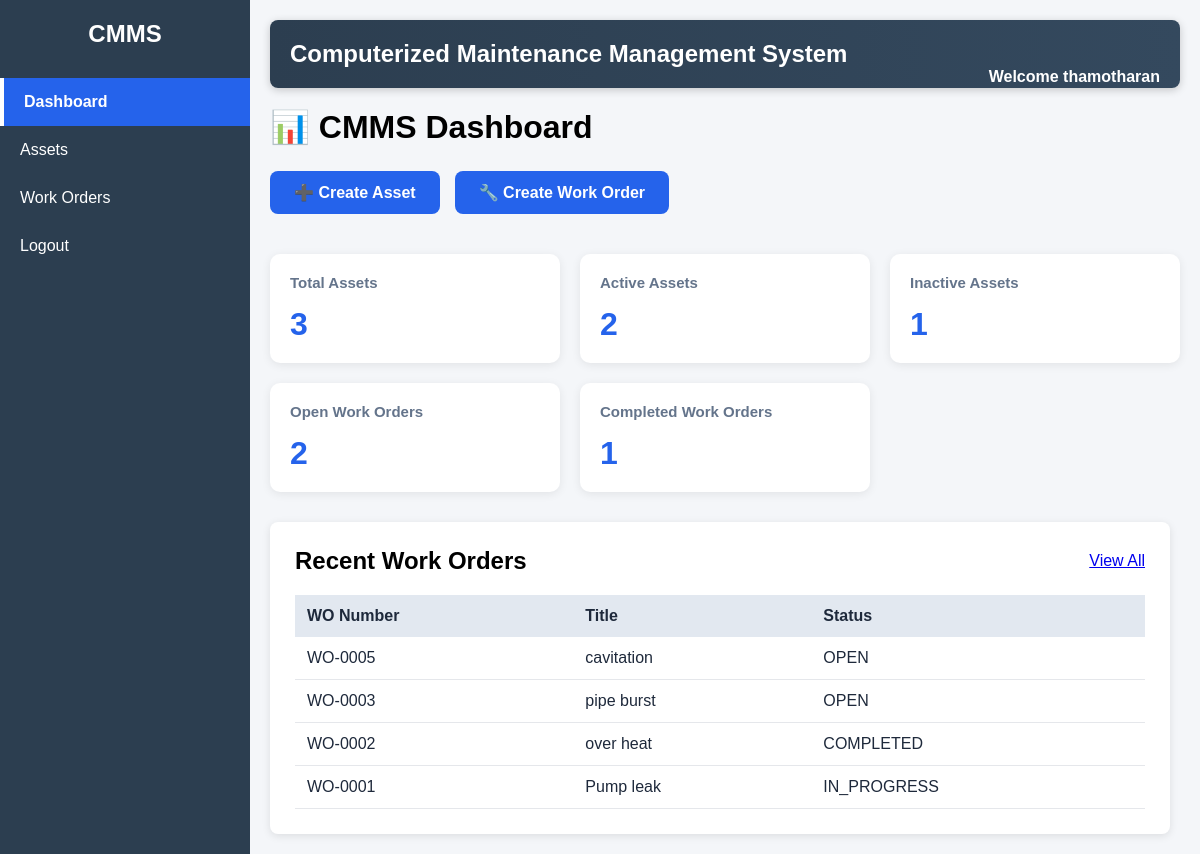
The app's page /dashboard/ (signed in), older data.
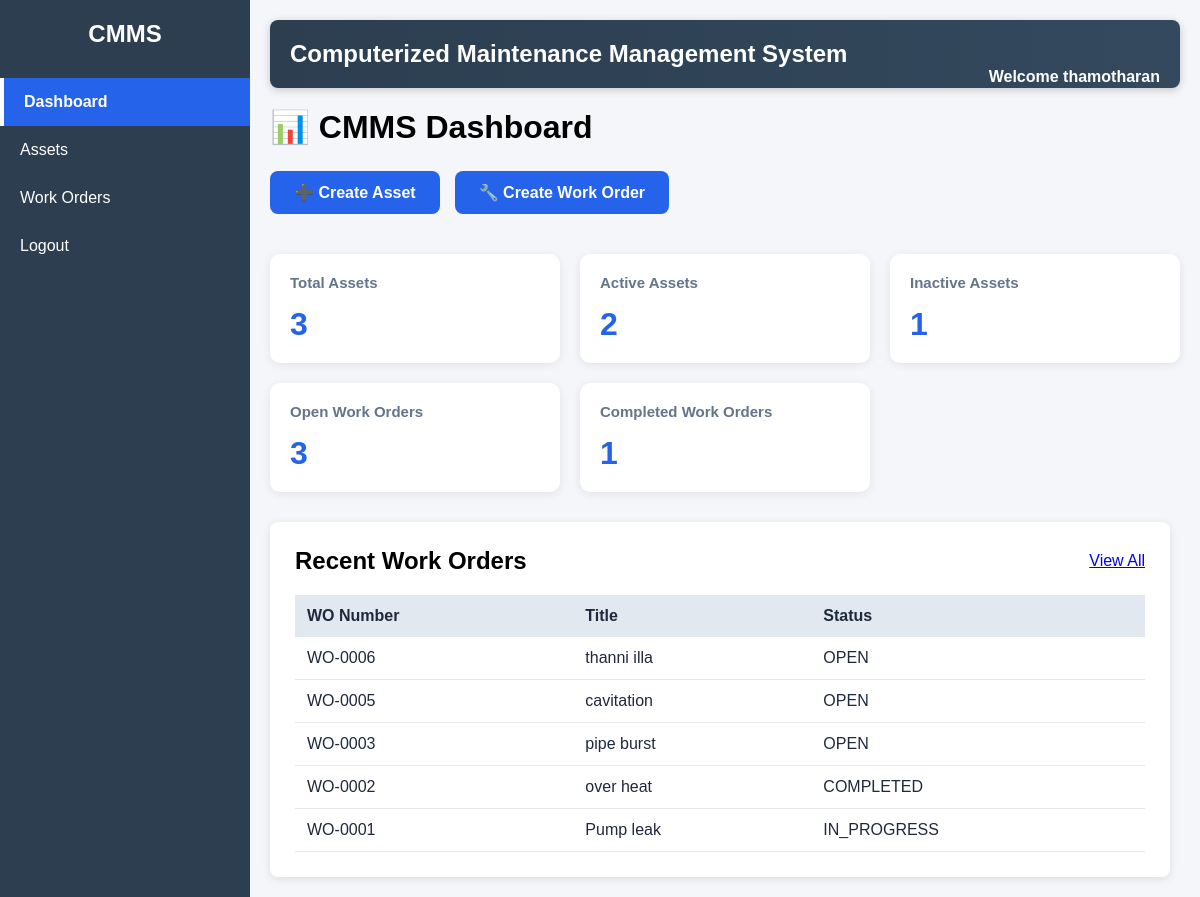
The same page, newer data.
### workorders/models.py (models this page shows, shortened)
class WorkOrder(models.Model):
    STATUS_CHOICES = [
        ('OPEN', 'Open'),
        ('IN_PROGRESS', 'In Progress'),
        ('COMPLETED', 'Completed'),
    ]
    work_order_number = models.CharField(
        max_length=20,
        unique=True,
        blank=True
    )
    title = models.CharField(
        max_length=200
    )
    description = models.TextField()
    asset = models.ForeignKey(
        Asset,
        on_delete=models.CASCADE
    )
    status = models.CharField(
        max_length=20,
        choices=STATUS_CHOICES,
        default='OPEN'
    )
    created_date = models.DateField(
        auto_now_add=True
    )

### dashboard/views.py (the view)
# urls.py: path('dashboard/',include('dashboard.urls')),
@login_required
def dashboard(request):
    total_assets = Asset.objects.count()
    active_assets = Asset.objects.filter(
        status='ACTIVE'
    ).count()
    inactive_assets = Asset.objects.filter(
        status='INACTIVE'
    ).count()
    total_work_orders = WorkOrder.objects.count()
    open_work_orders = WorkOrder.objects.filter(
        status='OPEN'
    ).count()
    completed_work_orders = WorkOrder.objects.filter(
        status='COMPLETED'
    ).count()
    recent_work_orders = WorkOrder.objects.order_by(
        '-id'
    )[:5]
    return render(
        request,
        'dashboard/dashboard.html',
        {
            'total_assets': total_assets,
            'active_assets': active_assets,
            'inactive_assets': inactive_assets,
            'total_work_orders': total_work_orders,
            'open_work_orders': open_work_orders,
            'completed_work_orders': completed_work_orders,
            'recent_work_orders': recent_work_orders,
            "current_page": "dashboard",
        }
    )

### templates/dashboard/dashboard.html
{% extends 'base.html' %}
{% block content %}
<h1 style="margin-bottom:25px;">📊 CMMS Dashboard</h1>
<div class="quick-actions">
    <a href="{% url 'asset_create' %}" class="action-btn"> ➕ Create Asset </a>
    <a href="{% url 'work_order_create' %}" class="action-btn"> 🔧 Create Work Order </a>
 </div>
<div class="dashboard-grid">
<div class="dashboard-card">
    <h3>Total Assets</h3>
    <p>{{ total_assets }}</p>
</div>
<div class="dashboard-card">
    <h3>Active Assets</h3>
    <p>{{ active_assets }}</p>
</div>
<div class="dashboard-card">
    <h3>Inactive Assets</h3>
    <p>{{ inactive_assets }}</p>
</div>
<div class="dashboard-card">
    <h3>Open Work Orders</h3>
    <p>{{ open_work_orders }}</p>
</div>
<div class="dashboard-card">
    <h3>Completed Work Orders</h3>
    <p>{{ completed_work_orders }}</p>
</div>
</div>
<div class="page-card recent-workorders-card">
    <div class="section-header">
        <h2>Recent Work Orders</h2>
        <a href="{% url 'work_order_list' %}" class="btn">
            View All
        </a>
    </div>
    <table class="dashboard-table">
        <tr>
            <th>WO Number</th>
            <th>Title</th>
            <th>Status</th>
        </tr>
        {% for work_order in recent_work_orders %}
        <tr>
            <td>{{ work_order.work_order_number }}</td>
            <td>{{ work_order.title }}</td>
            <td>{{ work_order.status }}</td>
        </tr>
        {% empty %}
        <tr>
            <td colspan="3">No work orders found.</td>
        </tr>
        {% endfor %}
    </table>
</div>
{% endblock %}

Row changes from the older to the newer data that the page shows:
added WorkOrder: work_order_number "WO-0006", title "thanni illa", status "OPEN"
Text that changed along with them:
{{ open_work_orders }}: "2" → "3"
